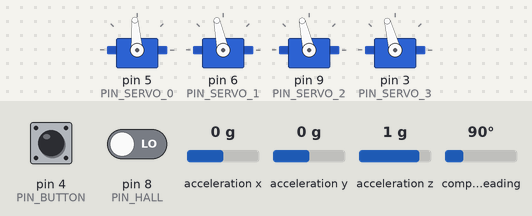
Recording of a sketch running on a simulated Arduino Uno, built with avr-gcc and run on an emulated ATmega328P. On the bench: 4 × servo. Inputs (shaded band) come from the test bench; at power-on: pin 4 (PIN_BUTTON) LOW, acceleration x 0 g, acceleration y 0 g, pin 8 (PIN_HALL) LOW, acceleration z 1 g, compass heading 90°. Storage starts empty.

Above: at 1.2 s.
1.3 s: pin 4 (PIN_BUTTON) pulled HIGH for 0.15 s
At 1.7 s:
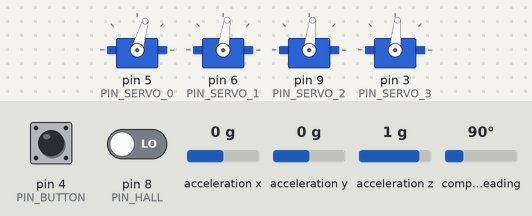
2.9 s: acceleration x set to -1.4 g
At 3.4 s:
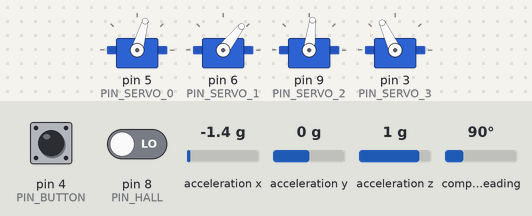
4.4 s: acceleration y set to -1.4 g
At 5.6 s:
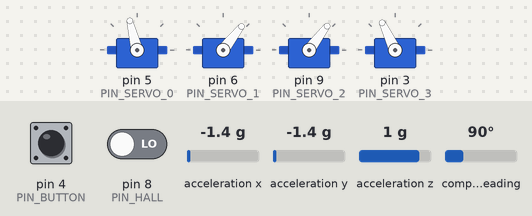
5.9 s: acceleration x set to 0 g
At 6.9 s:
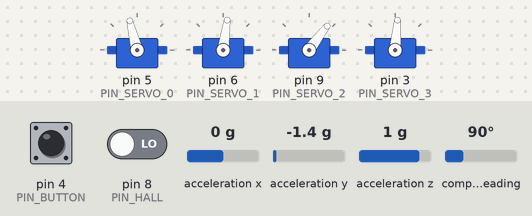
7.4 s: acceleration y set to 0.8 g
At 8.0 s:
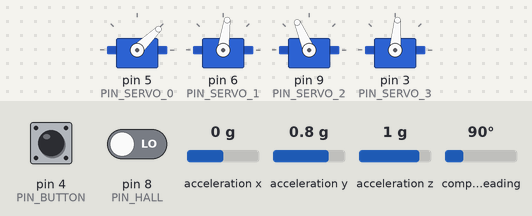
8.9 s: acceleration x set to -0.8 g
At 9.2 s:
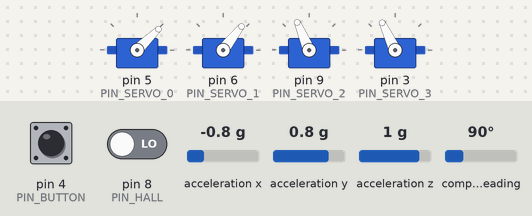
Timing chart, 0 to 11.4 s (numbered marks = the images above; inputs shaded):
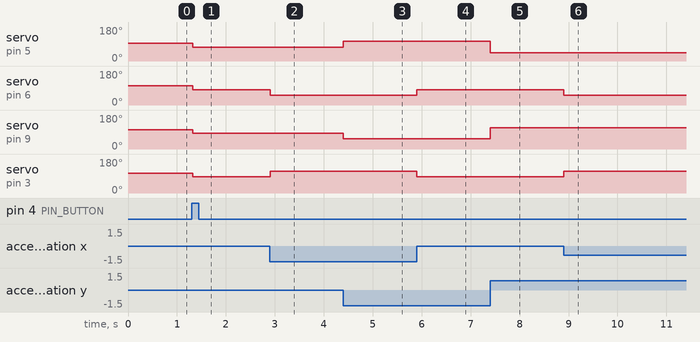

Measured:
- after the input at 1.3 s, servo on pin 5 (PIN_SERVO_0): 94° → 74° at once; servo on pin 6 (PIN_SERVO_1): 102° → 82° at once; servo on pin 9 (PIN_SERVO_2): 103° → 83° at once; servo on pin 3 (PIN_SERVO_3): 105° → 85° at once
- after the input at 2.9 s, servo on pin 6 (PIN_SERVO_1): 82° → 52° at once; servo on pin 3 (PIN_SERVO_3): 85° → 115° at once
- after the input at 4.4 s, servo on pin 5 (PIN_SERVO_0): 74° → 104° at once; servo on pin 9 (PIN_SERVO_2): 83° → 53° at once
- after the input at 5.9 s, servo on pin 6 (PIN_SERVO_1): 52° → 82° at once; servo on pin 3 (PIN_SERVO_3): 115° → 85° at once
- after the input at 7.4 s, servo on pin 5 (PIN_SERVO_0): 104° → 44° at once; servo on pin 9 (PIN_SERVO_2): 53° → 113° at once
- after the input at 8.9 s, servo on pin 6 (PIN_SERVO_1): 82° → 52° at once; servo on pin 3 (PIN_SERVO_3): 85° → 115° at once

The sketch:

ProjectCode.ino
```cpp
/*
 * TODO:
 *
 * 2. figure out way to cancel rocket spin using angular velocity about the x axis
 * 3. figure out shaking issue that is caused by imu i2c line inducing noise on PWM signals
 */

#include <Arduino.h>
#include <Wire.h>
#include <Adafruit_Sensor.h>
#include <Adafruit_BNO055.h>
#include <utility/imumaths.h>
#include <SD.h>
#include <SPI.h>

#include "BetterServo.h"
#include "SDQueue.h"

///////////////defines/////////////////////
#define PIN_SERVO_0       5
#define PIN_SERVO_1       6
#define PIN_SERVO_2       9
#define PIN_SERVO_3       3
#define PIN_BUTTON        4
#define PIN_HALL          8
#define PIN_CHIP_SELECT   10

#define OFFSET_ALL        -90
#define OFFSET_SERVO_0     16
#define OFFSET_SERVO_1    7.5
#define OFFSET_SERVO_2    6.5
#define OFFSET_SERVO_3    4.5

#define MIN_FIN_LIMIT     -30
#define MAX_FIN_LIMIT      30

#define ENABLE_HALL_SHUTDOWN       1
#define ENABLE_SERVO_CORRECTION    1

///////////////variables///////////////////

BetterServo servo[4];
sensors_event_t event;
double zeroPoint[2] = {0.0, 0.0};
volatile double deviation[2] = {0.0, 0.0};
volatile uint32_t buttonCount = 0;
volatile bool setZeroPointFlag = false;
volatile uint32_t hallCount = 0;
volatile bool shutdownFlag = false;
volatile bool queueFullFlag = false;

volatile SDQueue SDLog;
volatile SDQueue busyQueue;
volatile bool queueBusy = false;
volatile uint8_t timeToQueueCounter = 0;

File SDfile;
char filename[15] = "DATA.TXT";
int ChipSelect = PIN_CHIP_SELECT;

///////////////prototypes//////////////////
void setupServos();
void setDeviation();
void setServosTilt(double y, double z);
void setZeroPoint();
void setupTimer2();
void checkButton();
void checkHall();
void checkSetZeroPoint();
void checkWriteSD();
void checkBusyQueue();
bool writeToSD(char text[]);
bool writeDataToSD(sd_line m_line);
void checkDoShutdown();


//////////////program///////////////////
void setup() {}
void loop()
{
  Adafruit_BNO055 bno = Adafruit_BNO055(55);
  SDLog.init();
  busyQueue.init();

  setupServos();

  if(ENABLE_HALL_SHUTDOWN != 0)
  {
    for(int i = 0; i < 4; i++)
    {
      servo[i].write(20.0);
    }
    while(!digitalRead(PIN_BUTTON));
    {
      //do nothing and wait for button press
    }

    for(int i = 0; i < 4; i++)
    {
      servo[i].write(0.0);
    }
  }

  if(!SD.begin(PIN_CHIP_SELECT)) //if the sd card is not inserted, the device will fault out here
  {
    servo[0].write(20.0);
    while(1);
  }

  if(!bno.begin())
  {
    servo[1].write(20.0);
    while(1);
  }
  delay(1000);
  bno.setExtCrystalUse(true);

  if(SD.exists(filename))
  {
    SD.remove(filename);
  }

  SDfile = SD.open(filename, FILE_WRITE);
  if(!SDfile)
  {
    servo[2].write(20.0);
    while(1);
  }

  setupTimer2();

  while(1)
  {
    checkDoShutdown();

    bno.getEvent(&event);// this causes servo jitter...might be caused by noise induced in pmw line when i2c bus active
                         //this could be fixed by a filter on the hardware line.  as a software fix we
                         // just might need to limit how often we use the i2c line

    setDeviation();

    setServosTilt(deviation[0], deviation[1]);

    checkSetZeroPoint();
    checkWriteSD();


    //TODO - remove. This was in place to test if QUEUE FILLS UP
//    if(queueFullFlag)
//    {
//      for(int i = 0; i < 4; i++)
//      {
//        servo[i].write(20.0);
//      }
//      delay(500);
//      while(1);
//    }
    ////////////////////////////////////////////////////////////

  }
}

void setupServos()
{
  servo[0] = BetterServo();
  servo[1] = BetterServo();
  servo[2] = BetterServo();
  servo[3] = BetterServo();

  servo[0].attach(PIN_SERVO_0, MIN_FIN_LIMIT, MAX_FIN_LIMIT, OFFSET_ALL + OFFSET_SERVO_0);
  servo[1].attach(PIN_SERVO_1, MIN_FIN_LIMIT, MAX_FIN_LIMIT, OFFSET_ALL + OFFSET_SERVO_1);
  servo[2].attach(PIN_SERVO_2, MIN_FIN_LIMIT, MAX_FIN_LIMIT, OFFSET_ALL + OFFSET_SERVO_2);
  servo[3].attach(PIN_SERVO_3, MIN_FIN_LIMIT, MAX_FIN_LIMIT, OFFSET_ALL + OFFSET_SERVO_3);

  for(int i = 0; i < 4; i++)
  {
    servo[i].write(0.0);
  }
}

void setDeviation()
{
  if(ENABLE_SERVO_CORRECTION != 0)
  {
    deviation[0] = event.orientation.y - zeroPoint[0];
    deviation[1] = event.orientation.z - zeroPoint[1];
  }
  else
  {
    deviation[0] = 0 - zeroPoint[0];
    deviation[1] = 0 - zeroPoint[1];
  }
}

void setServosTilt(double y, double z)
{
  servo[1].write(y);
  servo[3].write(-y);

  servo[0].write(z);
  servo[2].write(-z);
}

void setZeroPoint()
{
  zeroPoint[0] = event.orientation.y;
  zeroPoint[1] = event.orientation.z;
}

void setupTimer2()
{
  TCCR2B = 0x00;        //Disbale Timer2 while we set it up
  TCNT2  = 130;         //Reset Timer Count to 130 out of 255(1 ms)
  TIFR2  = 0x00;        //Timer2 INT Flag Reg: Clear Timer Overflow Flag
  TIMSK2 = 0x01;        //Timer2 INT Reg: Timer2 Overflow Interrupt Enable
  TCCR2A = 0x00;        //Timer2 Control Reg A: Wave Gen Mode normal
  TCCR2B = 0x05;        //Timer2 Control Reg B: Timer Prescaler set to 128
}

void checkButton()
{
  if(digitalRead(PIN_BUTTON))
  {
    buttonCount++;
    if(buttonCount == 1500)
    {
      setZeroPointFlag = true;
      buttonCount = 0;
    }
  }
  else
  {
    buttonCount = 0;
  }
}

void checkSetZeroPoint()
{
  if(setZeroPointFlag)
  {
    setZeroPoint();
    setZeroPointFlag = false;
  }
}

void checkTimeToQueue()
{
  timeToQueueCounter++;
  if(timeToQueueCounter == 50) //every 50 ms = 20 times per second
  {
    timeToQueueCounter = 0;
    sd_line newLine = {0.0 , deviation[0], deviation [1]};
    if(queueBusy)
    {
      if(!busyQueue.enqueue(newLine))
      {
        queueFullFlag = true;
      }
    }
    else
    {
      if(!SDLog.enqueue(newLine))
      {
        queueFullFlag = true;
      }
    }
  }
}

void checkWriteSD()
{
  if(!SDLog.isEmpty())
  {
    bool ok;
    queueBusy = true;
    sd_line newLine = SDLog.dequeue(ok);
    queueBusy = false;
    if(ok)
    {
      //TODO write to SD Card here
      writeDataToSD(newLine);
    }
  }
}

void checkBusyQueue()
{
  if(!queueBusy && !busyQueue.isEmpty())
  {
    while(!busyQueue.isEmpty())
    {
      bool ok;
      if(!SDLog.enqueue(busyQueue.dequeue(ok)))
      {
        queueFullFlag = true;
      }
    }
  }
}

void checkHall()
{
  if(ENABLE_HALL_SHUTDOWN != 0)
  {
    if(digitalRead(PIN_HALL))
    {
      hallCount++;
      if(hallCount == 500)
      {
        shutdownFlag = true;
        hallCount = 0;
      }
    }
    else
    {
      hallCount = 0;
    }
  }
}

bool writeToSD(char text[])
{
  if(SDfile)
  {
    SDfile.println(text);
    SDfile.flush();
    return true;
  }
  else
  {
    return false;
  }
}

bool writeDataToSD(sd_line m_line)
{
  char dataline[40];
  int xSpinInt = m_line.xSpin * 1000;
  int yDevInt = m_line.yDev * 1000;
  int zDevInt = m_line.zDev * 1000;

  sprintf(dataline, "%i, %i, %i", xSpinInt, yDevInt, zDevInt);
  return writeToSD(dataline);
}

void checkDoShutdown()
{
  if(shutdownFlag)
  {
    //Disable Interrupt
    TIMSK2 = 0;

    //Detach all servos
    for(int i = 0; i < 4; i++)
    {
      servo[i].write(0.0);
    }

    //write the rest of the contents in Queues to sd card
    bool ok;
    sd_line newLine;
    while(!SDLog.isEmpty())
    {
      newLine = SDLog.dequeue(ok);
      writeDataToSD(newLine);
    }
    while(!busyQueue.isEmpty())
    {
      newLine = busyQueue.dequeue(ok);
      writeDataToSD(newLine);
    }
    //close SD card
    SDfile.close();

    delay(500);//wait till servos are straight and then shutdown
    for(int i = 0; i < 4; i++)
    {
      servo[i].detach();
    }

    while(1)
    {
      //do nothing until reset;
    }
  }
}

//Timer2 Overflow Interrupt Vector, called every 1ms
ISR(TIMER2_OVF_vect)        // interrupt service routine
{
  TCNT2 = 130;           //Reset Timer to 130 out of 255

  checkHall();
  checkBusyQueue();
  checkTimeToQueue();
  checkButton();

  TIFR2 = 0x00;          //Timer2 INT Flag Reg: Clear Timer Overflow Flag
};
```

BetterServo.cpp
```cpp
#include "BetterServo.h"
#include <Arduino.h>

BetterServo::BetterServo() : Servo()
{

}

uint8_t BetterServo::attach(int pin, double min, double max, double offset)
{
  this->minD = min - offset;
  this->maxD = max - offset;
  this->m_offset = offset;

  Servo::attach(pin);
}

uint8_t BetterServo::attach(int pin)
{
  Servo::attach(pin);
}

uint8_t BetterServo::write(double value)
{
  double r_value = value - m_offset;

  if(r_value > maxD)
  {
    r_value = maxD;
  }
  else if(r_value < minD)
  {
    r_value = minD;
  }

  long r_value_scaled = r_value * 100;
  int us_value = map(r_value_scaled, 0, 18000, 544, 2400);

  Servo::writeMicroseconds(us_value);

}
```

BetterServo.h
```cpp
#ifndef BETTERSERVO_H_
#define BETTERSERVO_H_

#include <Servo.h>

class BetterServo: public Servo
{
public:
  BetterServo();

	uint8_t attach(int pin, double min, double max, double offset);
  uint8_t attach(int pin);

  uint8_t write(double value);

private:
  double minD;
  double maxD;
  double m_offset;
};

#endif /* BETTERSERVO_H_ */
```

SDQueue.cpp
```cpp
#include "SDQueue.h"

SDQueue::SDQueue()
/*******************************************************************************************
 *
 * 	Constructor sets the queue in a state that flags it as empty (iBack = -1)
 *
 *******************************************************************************************/
{
  //moved to .begin()
	//iFront = 0;
	//iBack = -1;
}


void SDQueue::init()
{
  iFront = 0;
  iBack = -1;
}

bool SDQueue::enqueue(sd_line data)
/*******************************************************************************************
 *
 * 	adds the message to the queue. Returns false if the queue was full and could not be added
 *
 *******************************************************************************************/
{
	bool success;
	if(iBack != iFront)
	{
		//special case for very first entry
		if(iBack == -1)
		{
			buff[0] = data;
			iBack = 1;
			success = true;
		}
		else
		{
			buff[iBack] = data;
			iBack++;
			if(iBack == QUEUELENGTH)
			{
				iBack = 0;
			}
		}
	}
	else//queue full
	{
		success = false;
	}
	return success;
}
sd_line SDQueue::dequeue(bool &ok)
/*******************************************************************************************
 *
 * 	removes the top message from the queue. Sets the bool flag to false if the queue was empty
 * 	and could not remove anymore messages
 *
 *******************************************************************************************/
{
	ok = false;
	sd_line returnLine;
	if(!isEmpty())
	{
		returnLine = buff[iFront];
		iFront++;
		if(iFront == QUEUELENGTH)
		{
			iFront = 0;
		}
		if(iFront == iBack)//queue empty. reset
		{
			iBack = -1;
			iFront = 0;
		}
		ok = true;

	}
	else
	{
		ok = false;
	}
	return returnLine;
}

bool SDQueue::isEmpty()
/*******************************************************************************************
 *
 * 	Returns whether or not the queue is empty
 *
 *******************************************************************************************/
{
	return (iBack == -1);
}
```

SDQueue.h
```cpp
#ifndef SDQUEUE_H_
#define SDQUEUE_H_

#include <stdint.h>

#define QUEUELENGTH 10

typedef struct triple_double{
  double xSpin;
  double yDev;
  double zDev;
}sd_line;

class SDQueue {
public:
	SDQueue();

  void init();
	bool enqueue(sd_line data);
	sd_line dequeue(bool &ok);

	bool isEmpty();

private:
	sd_line buff[QUEUELENGTH];
	int8_t iFront;
	int8_t iBack;

};

#endif /* SDQUEUE_H_ */
```
